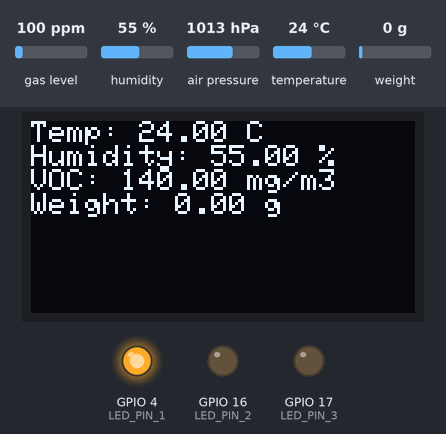
Recording of a sketch running on a simulated ESP32. On the bench: 128×64 one-colour display, output pins drawn as LEDs (lit = HIGH). The inputs (shaded band) are chosen by the test bench; at power-on: gas level 100 ppm, humidity 55 %, air pressure 1013 hPa, temperature 24 °C, weight on the scale 0 g. The display library's start-up logo is not drawn.

Above: at 4.3 s.
At 4.8 s:
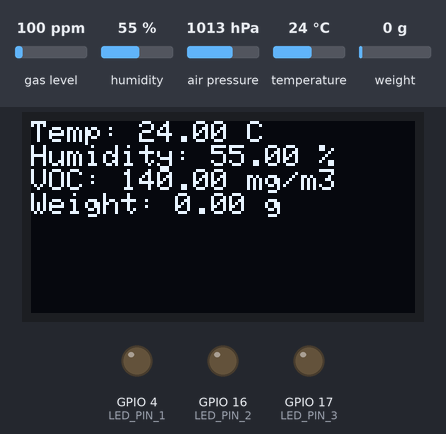
At 67.5 s:
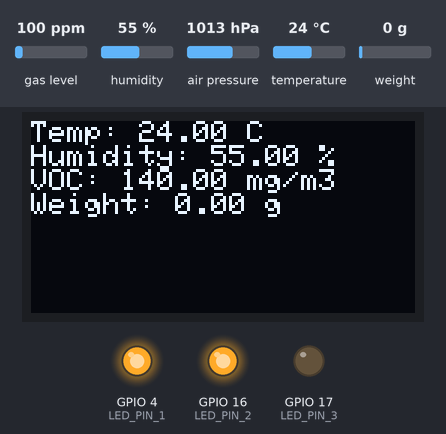
At 129.1 s:
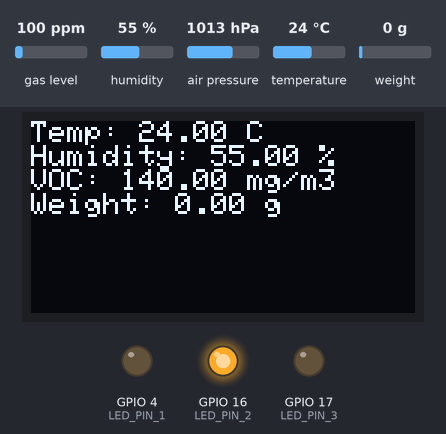
Timing chart, 0 to 130.0 s (numbered marks = the images above):
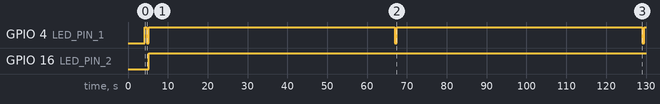

The sketch:

BeeNice_Final.ino
```cpp
/*The C++ code present in the file was written for use in ESP32 and aims to control two sensors
(a BME680 and a set of 4 load cell sensors) to measure weight, temperature, humidity and the presence of volatile organic compounds in the hive,
  and notify The system user knows the conditions of the hive through LED light signals and through data displayed on an OLED screen.*/

#include <Wire.h>
#include <Adafruit_Sensor.h>
#include <Adafruit_BME680.h>
#include <Adafruit_GFX.h>
#include <Adafruit_SSD1306.h>
#include <HX711.h>

#define SCREEN_WIDTH 128
#define SCREEN_HEIGHT 64
#define OLED_RESET -1
Adafruit_SSD1306 display(SCREEN_WIDTH, SCREEN_HEIGHT, &Wire, OLED_RESET);

#define SEALEVELPRESSURE_HPA (1013.25)

#define BME_SCK 18
#define BME_MISO 19
#define BME_MOSI 23
#define BME_CS 5

#define LED_PIN_1 4
#define LED_PIN_2 16
#define LED_PIN_3 17

Adafruit_BME680 bme(BME_CS, BME_MOSI, BME_MISO,  BME_SCK);

#define DOUT 13
#define CLK 12
HX711 scale;

float temperature, humidity, voc, weight;

void setup() {
  Serial.begin(9600);
  pinMode(LED_PIN_1, OUTPUT);
  pinMode(LED_PIN_2, OUTPUT);
  pinMode(LED_PIN_3, OUTPUT);

  if (!bme.begin()) {
    Serial.println("Could not find BME680 sensor!");
    while (1);
  }

  if(!display.begin(SSD1306_SWITCHCAPVCC, 0x3C)) {
    Serial.println(F("SSD1306 allocation failed"));
    for(;;);
  }

  display.display();
  delay(2000); // Pause for 2 seconds
  display.clearDisplay();

  scale.begin(DOUT, CLK);
  scale.set_scale();
  scale.tare(); // Reset the scale to 0
}

void loop() {
  if (! bme.performReading()) {
    Serial.println("Failed to perform reading :(");
    return;
  }
  temperature = bme.temperature;
  humidity = bme.humidity;
  voc = bme.gas_resistance / 1000.0; // convert from Ohms to kOhms

  weight = scale.get_units(10); // Get weight measurement

  display.clearDisplay();
  display.setTextSize(1);
  display.setTextColor(SSD1306_WHITE);
  display.setCursor(0,0);
  display.print("Temp: ");
  display.print(temperature);
  display.println(" C");

  display.print("Humidity: ");
  display.print(humidity);
  display.println(" %");

  display.print("VOC: ");
  display.print(voc);
  display.println(" mg/m3");

  display.print("Weight: ");
  display.print(weight);
  display.println(" g");

  display.display();

  // Control LED lights based on sensor readings
  if (temperature < 25) {
    digitalWrite(LED_PIN_1, HIGH);
    delay(500);
    digitalWrite(LED_PIN_1, LOW);
    delay(500);
  } else {
    digitalWrite(LED_PIN_1, LOW);
  }

  if (humidity < 50) {
    digitalWrite(LED_PIN_2, HIGH);
    delay(500);
    digitalWrite(LED_PIN_2, LOW);
    delay(500);
  } else {
    digitalWrite(LED_PIN_2, LOW);
  }

  if (weight > 50000) {
    digitalWrite(LED_PIN_3, HIGH);
    delay(500);
    digitalWrite(LED_PIN_3, LOW);
    delay(500);
  } else {
    digitalWrite(LED_PIN_3, LOW);
  }

  // Turn on LED if weight is below 20000
  if (weight < 20000) {
    digitalWrite(LED_PIN_1, HIGH);
  }

  // Turn on LED if VOC is above 1
  if (voc > 1) {
    digitalWrite(LED_PIN_2, HIGH);
  }

  delay(60000); // Wait for 1 minute
}
```

Measured:
- by itself, GPIO 4 (LED_PIN_1): repeats every 62.2 s: LOW 0.50 s, HIGH 61.7 s
- by itself, GPIO 16 (LED_PIN_2): LOW → HIGH at 5.2 s
